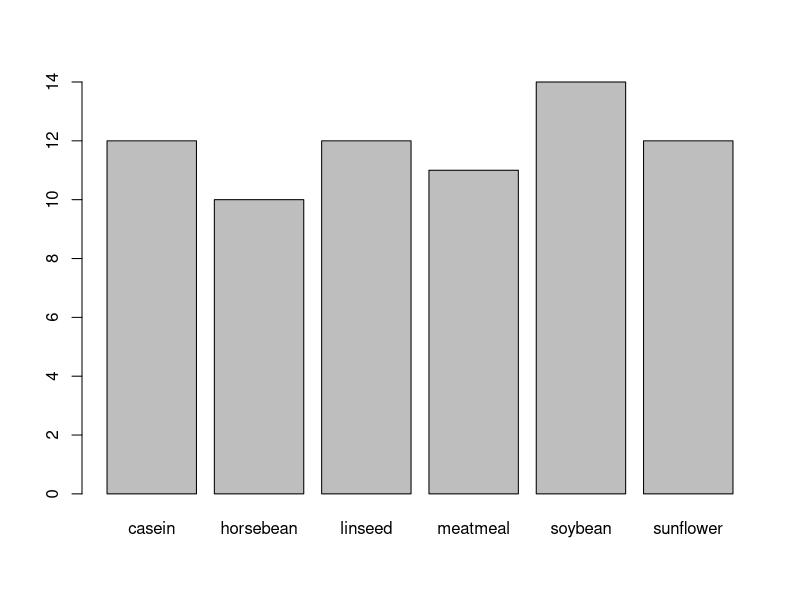
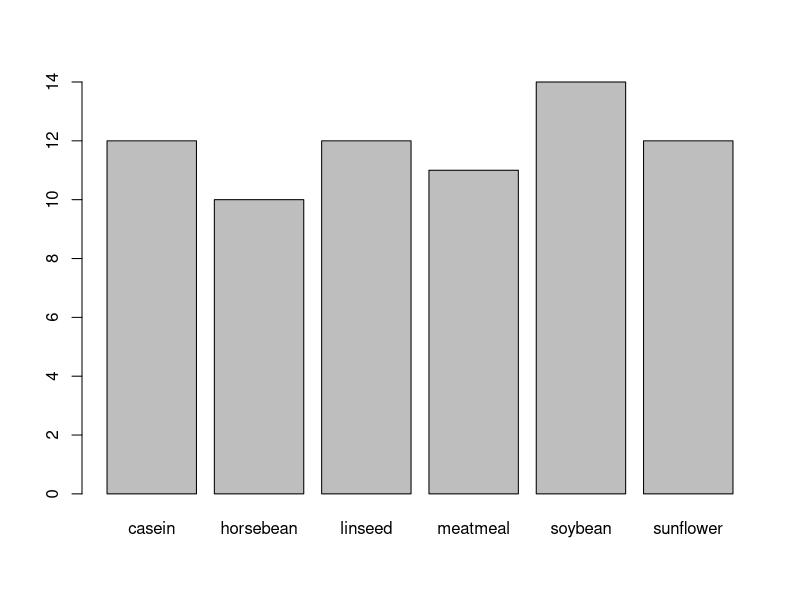
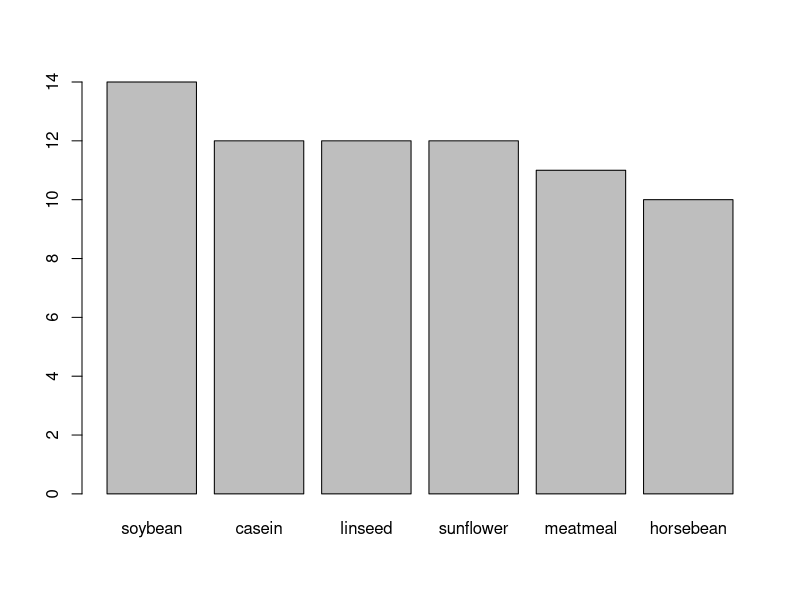
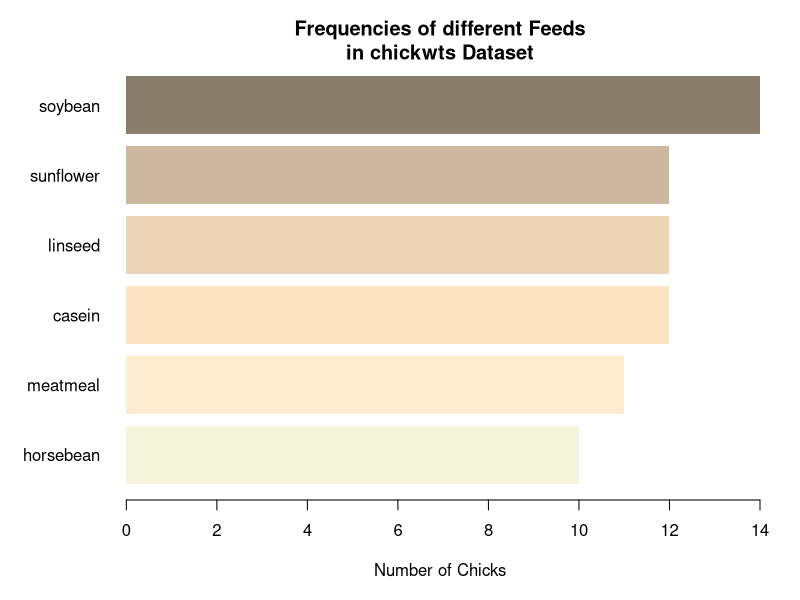

The R script that drew these images, in order:
# R Statistics Essential Training
# Ex02_01
# Creating bar charts for categorical variables

#Help on plots
?plot

#Load datasets package
require("datasets")

#One row per case
?chickwts #help on dataset
chickwts #Look at data
data(chickwts) #Load data into workspace

#Quickest method
plot(chickwts$feed) #Plot the feed from chickwts
?plot

#"barplot" offers more control but must prepare data:
#R doesn't create bar charts directly from the categorical
#variables; instead, we must first create a table 
#that has the frequencies for each level of the variable
feeds <- table(chickwts$feed)
feeds
barplot(feeds) #Identical plot to plot(chickwts$feed)
?barplot

#To put the bars in descending order, add "order":
barplot(feeds[order(feeds, decreasing=TRUE)])

#Customize the chart
par(oma=c(1,1,1,1)) #sets outside margins: b,l,t,r
par(mar = c(4,5,2,1)) #sets plot margins
barplot(feeds[order(feeds)],
        horiz = TRUE,
        las = 1, #las gives orientation of axis labels
        col = c("beige","blanchedalmond","bisque1", "bisque2","bisque3", "bisque4"),
        border = NA, #No borders on bars
        main = "Frequencies of different Feeds\nin chickwts Dataset", #\n = line break
        xlab = "Number of Chicks")
?par

rm(list=ls()) #Clean up